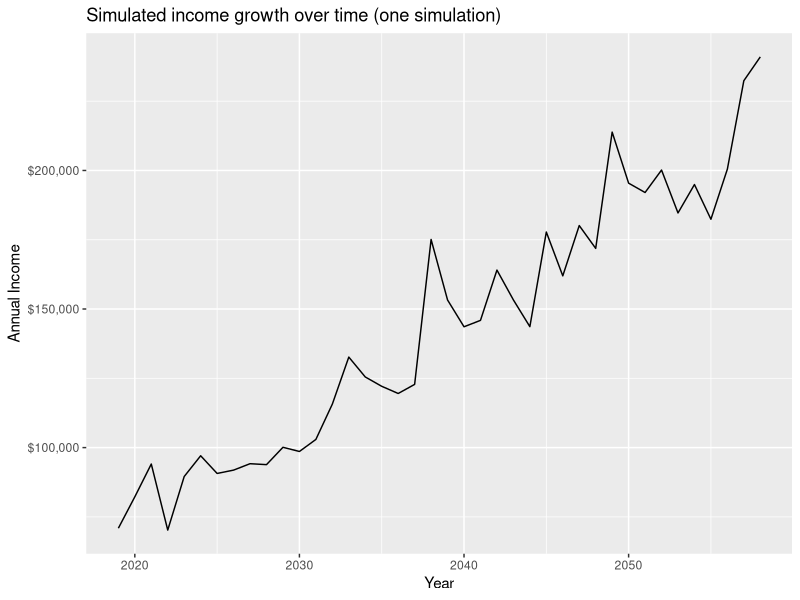
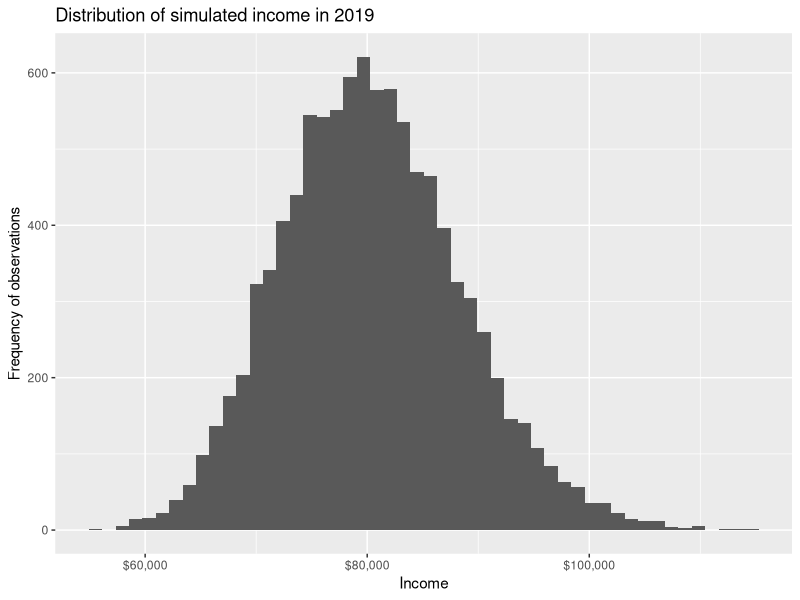

Reproduce these figures in R, in order. (Note: this script raises an error after producing the figures.)
## ---- chunk 1
knitr::opts_chunk$set(echo = TRUE)
library(tidyverse)
set.seed(1234)
## ---- chunk 2

income_year <- function(incomeYear0, p, g, year0 = 2019, years){

  errorSet <- rnorm(years, mean = 0, sd = 0.1)

  annual_income_log <- vector("numeric", years)
  
  
  for(year in seq_len(years)){
    if (year ==1){
      annual_income_log[[year]]<- log(incomeYear0) + errorSet[[year]]
    }else {
      annual_income_log[[year]] <- (1-p) * (log(incomeYear0) + g * (year-1)) + p * annual_income_log[[year-1]]+ errorSet[[year]]
    }
    
  }

data_frame(income = exp(annual_income_log),
           year = 2019 + seq_len(years) - 1)

}

n_sims <- 10000
years <- 40

#Generating 40 errors 10,000 times
simulatedIncome <- n_sims %>%
  rerun(
    income_year(incomeYear0 = 80000, p = .2, g = .03, years = years)) %>%
    bind_rows(.id = "id") %>%
    select(id, year, income)


simulatedIncome %>%
  filter(id ==1) %>%
  ggplot(aes(year, income)) +
  geom_line() +
    labs(title = "Simulated income growth over time (one simulation)",
       x = "Year", 
       y = "Annual Income") +
  scale_y_continuous(labels = scales::dollar)

## ---- chunk 3
simulatedIncome %>%
  filter(year == 2019) %>%
  ggplot(aes(income)) +
  geom_histogram(bins = 50) +
  scale_x_continuous(labels = scales::dollar) +
  labs(title = "Distribution of simulated income in 2019",
       x = "Income",
       y = "Frequency of observations")


#Greater than 100,000

simulatedIncome %>%
  filter(year == 2019) %>%
  mutate(above_100k = income > 100000) %>%
  summarize(n_above = sum(above_100k),
            n = n(),
            n_above_pct = n_above / n)

# Less than 70,000
simulatedIncome %>%
  filter(year == 2019) %>%
  mutate(below_70k = income < 70000) %>%
  summarize(n_below = sum(below_70k),
            n = n(),
            n_below_pct = n_below / n)
  
## ---- chunk 4

 simulatedIncome %>%
   mutate(debt = 95000) %>%
   for(year in seq_along(id)){
     if(year == 2019) {
     debt <- (95000 - income*.1)
     } else{
       debt <- simulatedIncome$debt[year-1] - income*.1 
     }
  
   }
  
